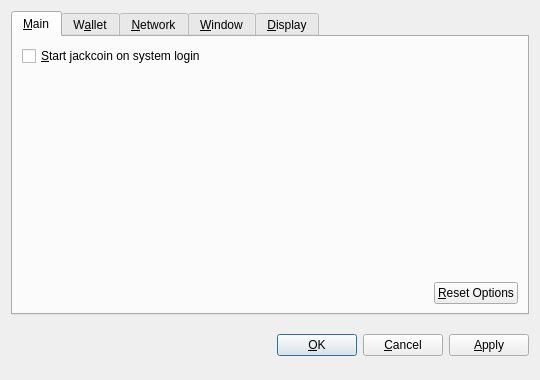
<?xml version="1.0" encoding="UTF-8"?>
<ui version="4.0">
 <class>OptionsDialog</class>
 <widget class="QDialog" name="OptionsDialog">
  <property name="geometry">
   <rect>
    <x>0</x>
    <y>0</y>
    <width>540</width>
    <height>380</height>
   </rect>
  </property>
  <property name="windowTitle">
   <string>Options</string>
  </property>
  <property name="modal">
   <bool>true</bool>
  </property>
  <layout class="QVBoxLayout" name="verticalLayout">
   <item>
    <widget class="QTabWidget" name="tabWidget">
     <property name="tabPosition">
      <enum>QTabWidget::North</enum>
     </property>
     <property name="currentIndex">
      <number>0</number>
     </property>
     <widget class="QWidget" name="tabMain">
      <attribute name="title">
       <string>&amp;Main</string>
      </attribute>
      <layout class="QVBoxLayout" name="verticalLayout_Main">
       <item>
        <widget class="QCheckBox" name="bitcoinAtStartup">
         <property name="toolTip">
          <string>Automatically start jackcoin after logging in to the system.</string>
         </property>
         <property name="text">
          <string>&amp;Start jackcoin on system login</string>
         </property>
        </widget>
       </item>
       <item>
        <spacer name="verticalSpacer_Main">
         <property name="orientation">
          <enum>Qt::Vertical</enum>
         </property>
         <property name="sizeHint" stdset="0">
          <size>
           <width>20</width>
           <height>40</height>
          </size>
         </property>
        </spacer>
       </item>
       <item>
        <layout class="QHBoxLayout" name="horizontalLayout_2_Main">
         <item>
          <spacer name="horizontalSpacer_2_Main">
           <property name="orientation">
            <enum>Qt::Horizontal</enum>
           </property>
           <property name="sizeHint" stdset="0">
            <size>
             <width>40</width>
             <height>20</height>
            </size>
           </property>
          </spacer>
         </item>
         <item>
          <widget class="QPushButton" name="resetButton">
           <property name="toolTip">
            <string>Reset all client options to default.</string>
           </property>
           <property name="text">
            <string>&amp;Reset Options</string>
           </property>
           <property name="autoDefault">
            <bool>false</bool>
           </property>
          </widget>
         </item>
        </layout>
       </item>
      </layout>
     </widget>
     <widget class="QWidget" name="tabWallet">
      <attribute name="title">
       <string>W&amp;allet</string>
      </attribute>
      <layout class="QVBoxLayout" name="verticalLayout_Network">
       <item>
        <widget class="QLabel" name="transactionFeeInfoLabel">
         <property name="text">
          <string>Optional transaction fee per kB that helps make sure your transactions are processed quickly. Most transactions are 1 kB.</string>
         </property>
         <property name="textFormat">
          <enum>Qt::PlainText</enum>
         </property>
         <property name="wordWrap">
          <bool>true</bool>
         </property>
        </widget>
       </item>
       <item>
        <layout class="QHBoxLayout" name="horizontalLayout_1_Main">
         <item>
          <widget class="QLabel" name="transactionFeeLabel">
           <property name="text">
            <string>Pay transaction &amp;fee</string>
           </property>
           <property name="textFormat">
            <enum>Qt::PlainText</enum>
           </property>
           <property name="buddy">
            <cstring>transactionFee</cstring>
           </property>
          </widget>
         </item>
         <item>
          <widget class="BitcoinAmountField" name="transactionFee"/>
         </item>
         <item>
          <spacer name="horizontalSpacer_1_Main">
           <property name="orientation">
            <enum>Qt::Horizontal</enum>
           </property>
           <property name="sizeHint" stdset="0">
            <size>
             <width>40</width>
             <height>20</height>
            </size>
           </property>
          </spacer>
         </item>
        </layout>
       </item>
       <item>
        <widget class="QLabel" name="label">
         <property name="text">
          <string>If you disable the spending of unconfirmed change, the change from a transaction cannot be used until that transaction has at least one confirmation. This also affects how your balance is computed.</string>
         </property>
         <property name="wordWrap">
          <bool>true</bool>
         </property>
        </widget>
       </item>
       <item>
        <widget class="QCheckBox" name="spendZeroConfChange">
         <property name="text">
          <string>Spend unconfirmed change  (experts only)</string>
         </property>
        </widget>
       </item>
       <item>
        <spacer name="verticalSpacer">
         <property name="orientation">
          <enum>Qt::Vertical</enum>
         </property>
         <property name="sizeHint" stdset="0">
          <size>
           <width>20</width>
           <height>40</height>
          </size>
         </property>
        </spacer>
       </item>
      </layout>
     </widget>
     <widget class="QWidget" name="tabNetwork">
      <attribute name="title">
       <string>&amp;Network</string>
      </attribute>
      <layout class="QVBoxLayout" name="verticalLayout_Network">
       <item>
        <widget class="QCheckBox" name="mapPortUpnp">
         <property name="toolTip">
          <string>Automatically open the jackcoin client port on the router. This only works when your router supports UPnP and it is enabled.</string>
         </property>
         <property name="text">
          <string>Map port using &amp;UPnP</string>
         </property>
        </widget>
       </item>
       <item>
        <widget class="QCheckBox" name="connectSocks">
         <property name="toolTip">
          <string>Connect to the jackcoin network through a SOCKS proxy (e.g. when connecting through Tor).</string>
         </property>
         <property name="text">
          <string>&amp;Connect through SOCKS proxy:</string>
         </property>
        </widget>
       </item>
       <item>
        <layout class="QHBoxLayout" name="horizontalLayout_Network">
         <item>
          <widget class="QLabel" name="proxyIpLabel">
           <property name="text">
            <string>Proxy &amp;IP:</string>
           </property>
           <property name="textFormat">
            <enum>Qt::PlainText</enum>
           </property>
           <property name="buddy">
            <cstring>proxyIp</cstring>
           </property>
          </widget>
         </item>
         <item>
          <widget class="QValidatedLineEdit" name="proxyIp">
           <property name="maximumSize">
            <size>
             <width>140</width>
             <height>16777215</height>
            </size>
           </property>
           <property name="toolTip">
            <string>IP address of the proxy (e.g. 127.0.0.1)</string>
           </property>
          </widget>
         </item>
         <item>
          <widget class="QLabel" name="proxyPortLabel">
           <property name="text">
            <string>&amp;Port:</string>
           </property>
           <property name="textFormat">
            <enum>Qt::PlainText</enum>
           </property>
           <property name="buddy">
            <cstring>proxyPort</cstring>
           </property>
          </widget>
         </item>
         <item>
          <widget class="QLineEdit" name="proxyPort">
           <property name="maximumSize">
            <size>
             <width>55</width>
             <height>16777215</height>
            </size>
           </property>
           <property name="toolTip">
            <string>Port of the proxy (e.g. 9050)</string>
           </property>
          </widget>
         </item>
         <item>
          <widget class="QLabel" name="socksVersionLabel">
           <property name="text">
            <string>SOCKS &amp;Version:</string>
           </property>
           <property name="textFormat">
            <enum>Qt::PlainText</enum>
           </property>
           <property name="buddy">
            <cstring>socksVersion</cstring>
           </property>
          </widget>
         </item>
         <item>
          <widget class="QValueComboBox" name="socksVersion">
           <property name="toolTip">
            <string>SOCKS version of the proxy (e.g. 5)</string>
           </property>
          </widget>
         </item>
         <item>
          <spacer name="horizontalSpacer_Network">
           <property name="orientation">
            <enum>Qt::Horizontal</enum>
           </property>
           <property name="sizeHint" stdset="0">
            <size>
             <width>40</width>
             <height>20</height>
            </size>
           </property>
          </spacer>
         </item>
        </layout>
       </item>
       <item>
        <spacer name="verticalSpacer_Network">
         <property name="orientation">
          <enum>Qt::Vertical</enum>
         </property>
         <property name="sizeHint" stdset="0">
          <size>
           <width>20</width>
           <height>40</height>
          </size>
         </property>
        </spacer>
       </item>
      </layout>
     </widget>
     <widget class="QWidget" name="tabWindow">
      <attribute name="title">
       <string>&amp;Window</string>
      </attribute>
      <layout class="QVBoxLayout" name="verticalLayout_Window">
       <item>
        <widget class="QCheckBox" name="minimizeToTray">
         <property name="toolTip">
          <string>Show only a tray icon after minimizing the window.</string>
         </property>
         <property name="text">
          <string>&amp;Minimize to the tray instead of the taskbar</string>
         </property>
        </widget>
       </item>
       <item>
        <widget class="QCheckBox" name="minimizeOnClose">
         <property name="toolTip">
          <string>Minimize instead of exit the application when the window is closed. When this option is enabled, the application will be closed only after selecting Quit in the menu.</string>
         </property>
         <property name="text">
          <string>M&amp;inimize on close</string>
         </property>
        </widget>
       </item>
       <item>
        <spacer name="verticalSpacer_Window">
         <property name="orientation">
          <enum>Qt::Vertical</enum>
         </property>
         <property name="sizeHint" stdset="0">
          <size>
           <width>20</width>
           <height>40</height>
          </size>
         </property>
        </spacer>
       </item>
      </layout>
     </widget>
     <widget class="QWidget" name="tabDisplay">
      <attribute name="title">
       <string>&amp;Display</string>
      </attribute>
      <layout class="QVBoxLayout" name="verticalLayout_Display">
       <item>
        <layout class="QHBoxLayout" name="horizontalLayout_1_Display">
         <item>
          <widget class="QLabel" name="langLabel">
           <property name="text">
            <string>User Interface &amp;language:</string>
           </property>
           <property name="textFormat">
            <enum>Qt::PlainText</enum>
           </property>
           <property name="buddy">
            <cstring>lang</cstring>
           </property>
          </widget>
         </item>
         <item>
          <widget class="QValueComboBox" name="lang">
           <property name="toolTip">
            <string>The user interface language can be set here. This setting will take effect after restarting jackcoin.</string>
           </property>
          </widget>
         </item>
        </layout>
       </item>
       <item>
        <layout class="QHBoxLayout" name="horizontalLayout_2_Display">
         <item>
          <widget class="QLabel" name="unitLabel">
           <property name="text">
            <string>&amp;Unit to show amounts in:</string>
           </property>
           <property name="textFormat">
            <enum>Qt::PlainText</enum>
           </property>
           <property name="buddy">
            <cstring>unit</cstring>
           </property>
          </widget>
         </item>
         <item>
          <widget class="QValueComboBox" name="unit">
           <property name="toolTip">
            <string>Choose the default subdivision unit to show in the interface and when sending coins.</string>
           </property>
          </widget>
         </item>
        </layout>
       </item>
       <item>
        <widget class="QCheckBox" name="displayAddresses">
         <property name="toolTip">
          <string>Whether to show jackcoin addresses in the transaction list or not.</string>
         </property>
         <property name="text">
          <string>&amp;Display addresses in transaction list</string>
         </property>
        </widget>
       </item>
       <item>
        <widget class="QCheckBox" name="coinControlFeatures">
         <property name="toolTip">
          <string>Whether to show coin control features or not.</string>
         </property>
         <property name="text">
          <string>Display coin &amp;control features (experts only!)</string>
         </property>
        </widget>
       </item>
       <item>
        <spacer name="verticalSpacer_Display">
         <property name="orientation">
          <enum>Qt::Vertical</enum>
         </property>
         <property name="sizeHint" stdset="0">
          <size>
           <width>20</width>
           <height>40</height>
          </size>
         </property>
        </spacer>
       </item>
      </layout>
     </widget>
    </widget>
   </item>
   <item>
    <layout class="QHBoxLayout" name="horizontalLayout_Buttons">
     <item>
      <spacer name="horizontalSpacer_1">
       <property name="orientation">
        <enum>Qt::Horizontal</enum>
       </property>
       <property name="sizeHint" stdset="0">
        <size>
         <width>40</width>
         <height>48</height>
        </size>
       </property>
      </spacer>
     </item>
     <item>
      <widget class="QLabel" name="statusLabel">
       <property name="font">
        <font>
         <weight>75</weight>
         <bold>true</bold>
        </font>
       </property>
       <property name="text">
        <string/>
       </property>
       <property name="textFormat">
        <enum>Qt::PlainText</enum>
       </property>
       <property name="wordWrap">
        <bool>true</bool>
       </property>
      </widget>
     </item>
     <item>
      <spacer name="horizontalSpacer_2">
       <property name="orientation">
        <enum>Qt::Horizontal</enum>
       </property>
       <property name="sizeHint" stdset="0">
        <size>
         <width>40</width>
         <height>48</height>
        </size>
       </property>
      </spacer>
     </item>
     <item>
      <widget class="QPushButton" name="okButton">
       <property name="text">
        <string>&amp;OK</string>
       </property>
      </widget>
     </item>
     <item>
      <widget class="QPushButton" name="cancelButton">
       <property name="text">
        <string>&amp;Cancel</string>
       </property>
       <property name="autoDefault">
        <bool>false</bool>
       </property>
      </widget>
     </item>
     <item>
      <widget class="QPushButton" name="applyButton">
       <property name="text">
        <string>&amp;Apply</string>
       </property>
       <property name="autoDefault">
        <bool>false</bool>
       </property>
      </widget>
     </item>
    </layout>
   </item>
  </layout>
 </widget>
 <customwidgets>
  <customwidget>
   <class>BitcoinAmountField</class>
   <extends>QSpinBox</extends>
   <header>bitcoinamountfield.h</header>
  </customwidget>
  <customwidget>
   <class>QValueComboBox</class>
   <extends>QComboBox</extends>
   <header>qvaluecombobox.h</header>
  </customwidget>
  <customwidget>
   <class>QValidatedLineEdit</class>
   <extends>QLineEdit</extends>
   <header>qvalidatedlineedit.h</header>
  </customwidget>
 </customwidgets>
 <resources/>
 <connections/>
</ui>
